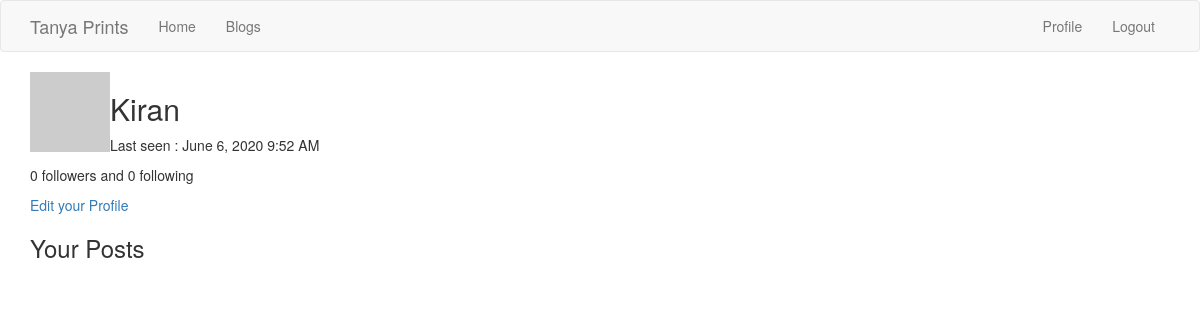
/user/kiran (signed in), run on an earlier commit of the app's database.
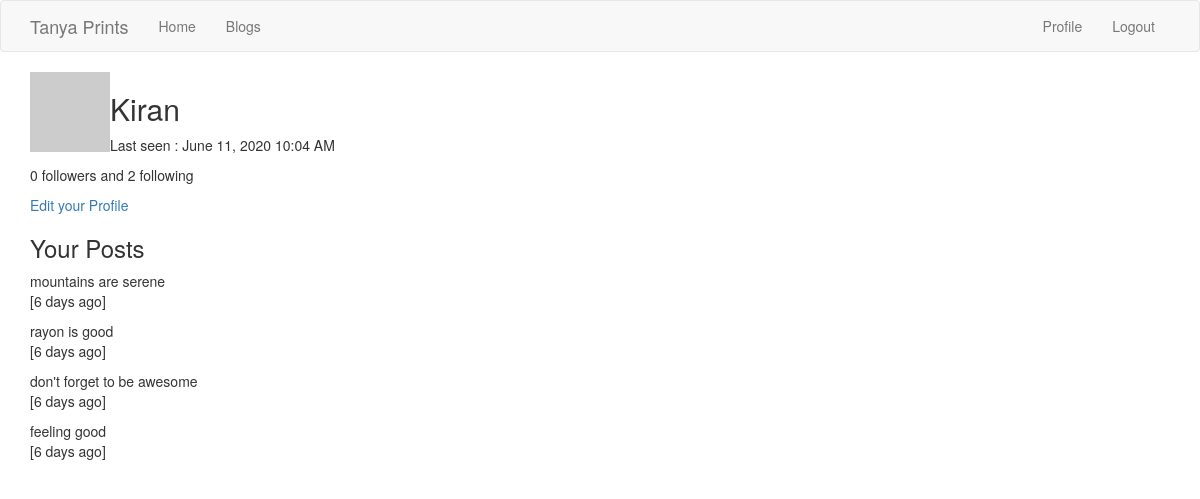
And on a later commit of the database.
### app/models.py (models this page shows, shortened)
class User(UserMixin, db.Model):
	id = db.Column(db.Integer, primary_key = True)
	username = db.Column(db.String(32), index = True, unique = True)
	email = db.Column(db.String(64), unique=True)
	password_hash = db.Column(db.String(128))
	about_me = db.Column(db.String(256))
	last_seen = db.Column(db.DateTime, default=datetime.utcnow)
	blogs = db.relationship('Blog', backref='author', lazy='dynamic')
	followed = db.relationship(
				'User', secondary=followers,
				 primaryjoin=(followers.c.follower_id == id),
				 secondaryjoin=(followers.c.followed_id == id),
				 backref=db.backref('followers', lazy='dynamic'),
				 lazy='dynamic')
	def avatar(self, size):
		digest = md5(self.email.lower().encode('utf-8')).hexdigest()
		return 'https://www.gravatar.com/avatar/{}?d=identicon&s={}'.format(digest, size)

class Blog(db.Model):
	id = db.Column(db.Integer, primary_key = True)
	title = db.Column(db.String(128), unique=True)
	time_stamp = db.Column(db.DateTime, index=True, default=datetime.utcnow)
	body = db.Column(db.String(512))
	user_id = db.Column(db.Integer, db.ForeignKey('user.id'))
	language = db.Column(db.String(5))

### app/routes.py (the view)
@app.route('/user/<username>')
@login_required
def user(username):
		user = User.query.filter_by(username=username).first_or_404()
		page = request.args.get('page',1,type=int)
		posts = user.blogs.order_by(Blog.time_stamp.desc())\
				.paginate(page, app.config['POST_PER_PAGE'], False)
		next_url = url_for('user', username=user.username, page=posts.next_num)\
					if posts.has_next else None
		prev_url = url_for('user', username=user.username, page=posts.prev_num)\
					if posts.has_prev else None
		form = FollowForm()
		return render_template('user.html', posts=posts.items, user=user,\
					form=form, next_url=next_url, prev_url=prev_url)

### app/models.py (called while the page is built)
@login.user_loader
def load_user(id):
	return User.query.get(int(id))

### app/routes.py (called while the page is built)
@app.before_request
def before_request():
	if current_user.is_authenticated:
		current_user.last_seen = datetime.utcnow()
		db.session.commit()

### app/templates/user.html (shortened to what this page needs)
{% extends "base.html" %}
{%block app_content%}
	<table>
		<tr valign='top'>
			<td><img src = {{ user.avatar(50) }}, padding: 20px /></td>
			<td>
			<h2>{{user.username.title()}}</h2>
			{% if user.last_seen %}
			<p>Last seen : {{moment(user.last_seen).format('LLL')}}</p>
			{% endif %}
			</td>
		</tr>
	</table>
	<p>{{user.followers.count()}} followers and {{user.followed.count()}} following </p>
	{%if user==current_user %}
	<p><a href="{{url_for('edit_profile')}}">Edit your Profile</a></p>
	{%endif%}
	<div>
	{% if current_user == user%}
	<h3>Your Posts</h3>
	{%else%}
	<h3>Posts by {{user.username.title()}}</h3>
	{%endif%}
	{% for post in posts %}
		<p>{{post.body}}<br>
		   [{{moment(post.time_stamp).fromNow()}}]
		</p>
	{% endfor %}
{%endblock%}

What changed in the data, as far as the page shows it:
changed User "Kiran": last_seen "June 6, 2020 9:52 AM" → "June 11, 2020 10:04 AM"
added Blog: body "mountains are serene", time_stamp "6 days ago"
added Blog: body "rayon is good", time_stamp "6 days ago"
added Blog: body "don't forget to be awesome", time_stamp "6 days ago"
added Blog: body "feeling good", time_stamp "6 days ago"
Also different on the page:
{{ user.followed.count() }}: "0" → "2"
